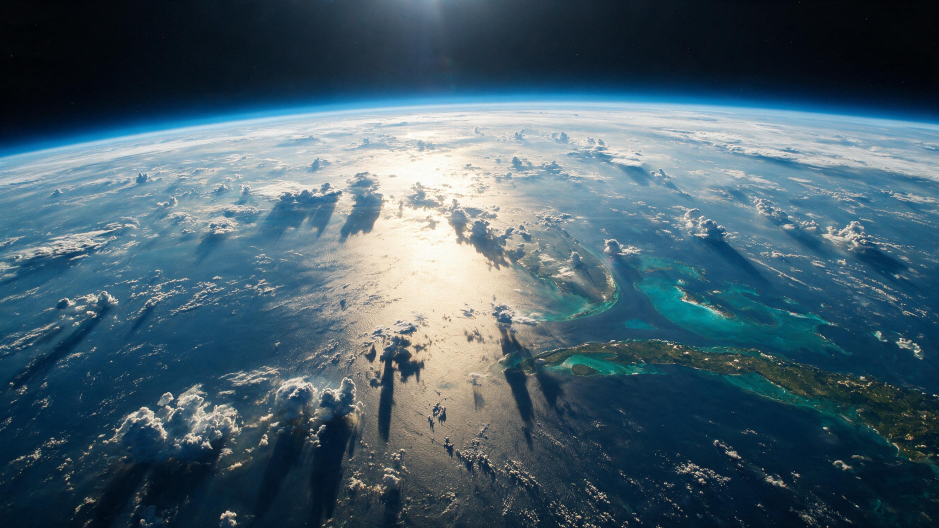
#> input picture references/approved/earth-close.jpg, 2816 x 1584 px, found by its file name (shown at 1/3 size)
$ python low.py
#> lines starting #> are read from the running program, lines starting #| are printed output that depends on the picture
import argparse
import json
import os
import sys

import cv2
import numpy as np
from PIL import Image

LEVELS = 6
STRENGTH = 0.08
VIGNETTE = 0.45
W, H = 1920, 1080
CLOSE = 'references/approved/earth-close.jpg'


def from_srgb(c):
    return np.where(c <= 0.04045, c / 12.92, ((c + 0.055) / 1.055) ** 2.4)


def to_srgb(c):
    c = np.clip(c, 0, 1)
    return np.where(c <= 0.0031308, c * 12.92, 1.055 * c ** (1 / 2.4) - 0.055)


def filmic(x):
    x = np.maximum(x, 0)
    a, b, c, d, e = 2.51, 0.03, 2.43, 0.59, 0.14
    return np.clip((x * (a * x + b)) / (x * (c * x + d) + e), 0, 1)


def inverse_filmic(y):
    y = np.clip(y, 0, 0.985)
    a, b, c, d, e = 2.51, 0.03, 2.43, 0.59, 0.14
    k = d * y - b
    return (-k - np.sqrt(np.maximum(k * k - 4 * (c * y - a) * e * y, 0))) / (2 * (c * y - a))


def vignette(w, h, amount):
    y, x = np.mgrid[0:h, 0:w]
    qx = ((x + 0.5) / w - 0.5) * (w / h)
    qy = (y + 0.5) / h - 0.5
    return (1 - amount) + amount / (1 + (qx * qx + qy * qy) * 0.9) ** 2


def fetch(img, u, v):
    h, w = img.shape[:2]
    return cv2.remap(img, (u * w - 0.5).astype(np.float32), (v * h - 0.5).astype(np.float32), cv2.INTER_LINEAR, borderMode=cv2.BORDER_REPLICATE)


def grid(w, h):
    v, u = np.mgrid[0:h, 0:w]
    return (u + 0.5) / w, (v + 0.5) / h


def down(src, first):
    sh, sw = src.shape[:2]
    w, h = max(2, -(-sw // 2)), max(2, -(-sh // 2))
    if first:
        src = np.clip(src, 0, 64)
        src = src / (1 + src.max(axis=2, keepdims=True) * 0.02)
    u, v = grid(w, h)
    tx, ty = 1 / sw, 1 / sh
    out = np.zeros((h, w, 3), np.float32)
    for dx, dy, k in [(0, 0, 0.125)] + [(a, b, 0.03125) for a in (-2, 2) for b in (-2, 2)] + [(0, 2, 0.0625), (0, -2, 0.0625), (2, 0, 0.0625), (-2, 0, 0.0625)] + [(a, b, 0.125) for a in (-1, 1) for b in (-1, 1)]:
        out += k * fetch(src, u + dx * tx, v + dy * ty)
    return out


def up(acc, base, radius=1.0):
    h, w = base.shape[:2]
    ah, aw = acc.shape[:2]
    u, v = grid(w, h)
    tx, ty = radius / aw, radius / ah
    s = np.zeros((h, w, 3), np.float32)
    for dx, dy, k in [(a, b, 1) for a in (-1, 1) for b in (-1, 1)] + [(0, 1, 2), (0, -1, 2), (1, 0, 2), (-1, 0, 2)] + [(0, 0, 4)]:
        s += k * fetch(acc, u + dx * tx, v + dy * ty)
    return s / 16 + base


def bloom(scene):
    downs = []
    src = scene.astype(np.float32)
    for i in range(LEVELS):
        src = down(src, i == 0)
        downs.append(src)
    acc = downs[-1]
    for i in range(LEVELS - 2, -1, -1):
        acc = up(acc, downs[i])
    return acc / LEVELS


def scene_of(code, vig):
    return inverse_filmic(from_srgb(code)) / vig[..., None]


def main():
    ap = argparse.ArgumentParser()
    ap.add_argument('--out', default=None)
    ap.add_argument('--check', default=None)
    a = ap.parse_args()
    close = np.asarray(Image.open(CLOSE).convert('RGB').resize((W, H), Image.LANCZOS)).astype(np.float64) / 255
    vig = vignette(W, H, VIGNETTE)
    scene = scene_of(close, vig)
#> in from_srgb, `return np.where(c <= 0.04045, c / 12.92, ((c + 0.055) / 1.055) ** 2.4)`:
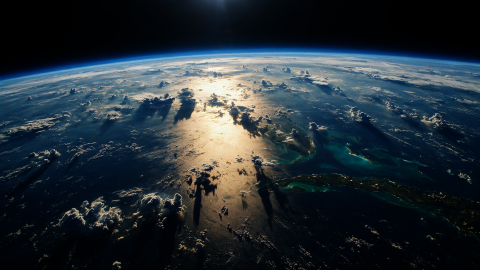
#> returned value: shape (1080, 1920, 3) float64 (shown at 1/4 size); mean of channels 0, 1, 2 0.15, 0.189, 0.216; drawn as R, G, B
#> in scene_of, `return inverse_filmic(from_srgb(code)) / vig[..., None]`:
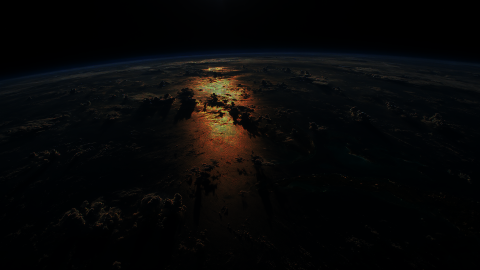
#> returned value: shape (1080, 1920, 3) float64 (shown at 1/4 size); mean of channels 0, 1, 2 0.211, 0.21, 0.211; drawn with min black and max white
    low = bloom(scene)
#> the loop in bloom, `for i in range(LEVELS):` made 6 passes
#> pass 1, in bloom, `src = down(src, i == 0)`:
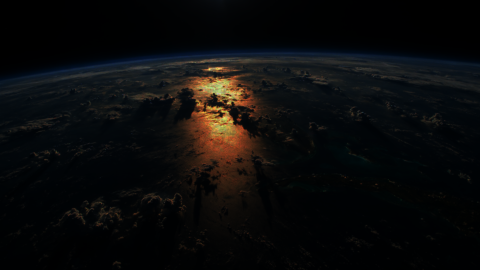
#> src: shape (540, 960, 3) float32 (shown at 1/2 size); mean R, G, B 0.204, 0.205, 0.208; drawn with min black and max white
#> after the loop in bloom, `for i in range(LEVELS):`: downs = 6 items
    u, v = grid(W, H)
    wide = fetch(low, u, v).astype(np.float64)
    seen = to_srgb(filmic(((1 - STRENGTH) * scene + STRENGTH * wide) * vig[..., None])) * 255
    target = close * 255
    luma = target.mean(axis=2)
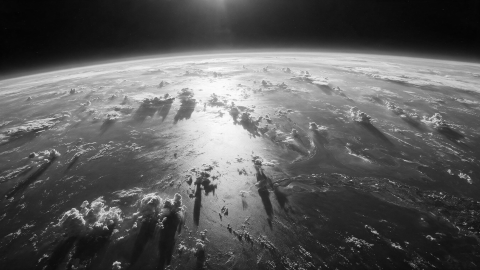
#> luma: shape (1080, 1920) float64 (shown at 1/4 size); min 0.667, max 255, mean 91.3
    below = np.arange(H)[:, None] > 260
    stats = {}
    for name, m in (('dark', (luma < 70) & below), ('mid', (luma >= 70) & (luma < 130) & below), ('bright', (luma > 200) & below)):
        stats[name] = [round(float(x), 2) for x in (seen[m] - target[m]).mean(axis=0)]
#> this loop made 3 passes
#> name on passes 1 to 3: 'dark', 'mid', 'bright'
#> after the loop, stats = {'dark': [1.18, 0.84, 0.57], 'mid': [2.28, 1.15, 0.63], 'bright': [-0.32, -0.34, -0.4]}
    band = (seen[180:220, 600:1320] - target[180:220, 600:1320]).reshape(-1, 3).mean(axis=0)
#> band = [6.06, 2.18, 1.1]
    stats['band'] = [round(float(x), 2) for x in band]
    print('bloom alone, seen minus close image:', json.dumps(stats))
#| bloom alone, seen minus close image: {"dark": [1.18, 0.84, 0.57], "mid": [2.28, 1.15, 0.63], "bright": [-0.32, -0.34, -0.4], "band": [6.06, 2.18, 1.1]}
    pre = (scene - STRENGTH * wide) / (1 - STRENGTH)
    again = fetch(bloom(np.maximum(pre, 0)), u, v).astype(np.float64)
    back = to_srgb(filmic(((1 - STRENGTH) * np.maximum(pre, 0) + STRENGTH * again) * vig[..., None])) * 255
    err = back - target
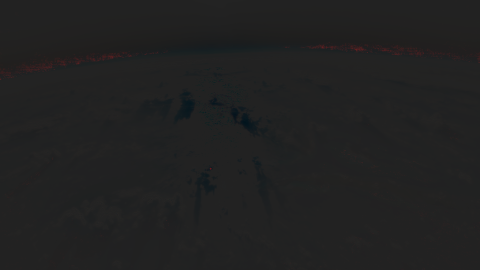
#> err: shape (1080, 1920, 3) float64 (shown at 1/4 size); mean R, G, B -0.0405, -0.0321, -0.0237; drawn with min black and max white
    print('with the low map taken out first: mean abs %.3f, p99 abs %.2f, negative scene share %.5f' % (np.abs(err).mean(), np.percentile(np.abs(err), 99), float((pre < 0).any(axis=2).mean())))
#| with the low map taken out first: mean abs 0.054, p99 abs 0.47, negative scene share 0.01345
    if a.check:
        still = np.asarray(Image.open(a.check).convert('RGB')).astype(np.float64)
        for name, m in (('dark', (luma < 70) & below), ('mid', (luma >= 70) & (luma < 130) & below), ('bright', (luma > 200) & below)):
            print('still', name, [round(float(x), 2) for x in (still[m] - target[m]).mean(axis=0)])
        print('still band', [round(float(x), 2) for x in (still[180:220, 600:1320] - target[180:220, 600:1320]).reshape(-1, 3).mean(axis=0)])
    code = np.clip(np.round(to_srgb(filmic(low * 1.0)) * 255), 0, 255).astype(np.uint8)
#> in filmic (call 3), `return np.clip((x * (a * x + b)) / (x * (c * x + d) + e), 0, 1)`:
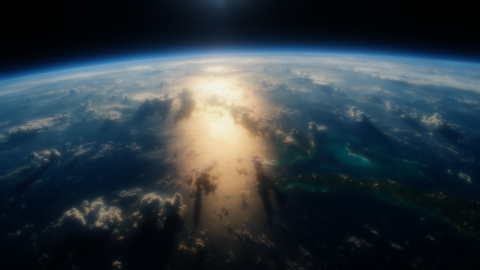
#> returned value: shape (540, 960, 3) float32 (shown at 1/2 size); mean of channels 0, 1, 2 0.185, 0.229, 0.258; drawn as R, G, B
#> in to_srgb (call 3), `return np.where(c <= 0.0031308, c * 12.92, 1.055 * c ** (1 / 2.4) - 0...`:
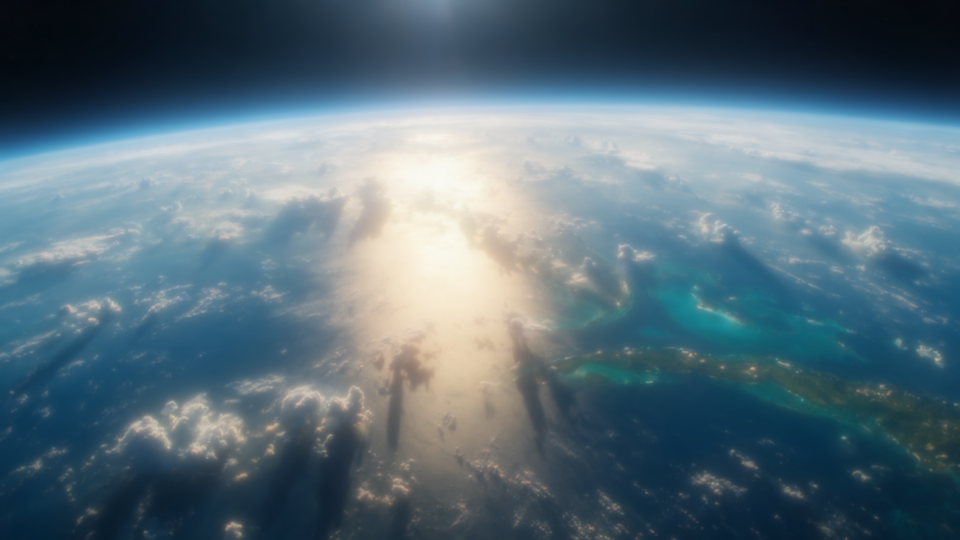
#> returned value: shape (540, 960, 3) float32; mean of channels 0, 1, 2 0.349, 0.437, 0.484; drawn as R, G, B
    for name in ('full', 'web'):
        folder = os.path.join(a.out, name) if a.out else os.path.join('public/assets/earth', name)
        if a.out is None and not os.path.isdir(folder):
            sys.exit('missing ' + folder)
        os.makedirs(folder, exist_ok=True)
        path = os.path.join(folder, 'relief-low.webp')
        Image.fromarray(code).save(path, lossless=True, method=6)
        print(path, code.shape[1], 'x', code.shape[0], os.path.getsize(path), 'bytes')
    if a.out is None:
        path = 'src/stops/earth/relief.json'
        d = json.load(open(path))
        d['low'] = {'file': 'relief-low.webp'}
        json.dump(d, open(path, 'w'), indent=1)
        print(path, 'low', d['low'])


if __name__ == '__main__':
#> (the run stopped early here; a loop or call above may not have finished)

$ run again, with references/approved/uranus-close.jpg copied over references/approved/earth-close.jpg
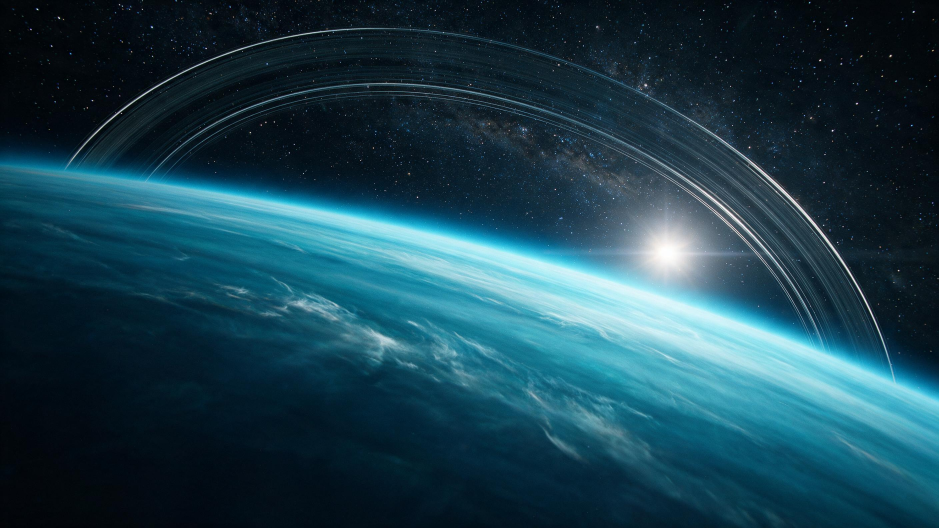
#> input picture references/approved/uranus-close.jpg, 2816 x 1584 px, found by its file name (shown at 1/3 size)
#> after the loop in bloom, `for i in range(LEVELS):`: downs = 6 items
#> in main, `luma = target.mean(axis=2)`:
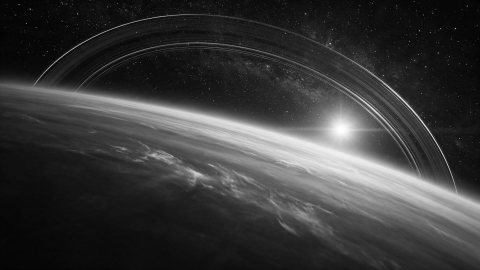
#> luma: shape (1080, 1920) float64 (shown at 1/4 size); min 0, max 255, mean 57
#> the loop in main, `for name, m in (('dark', (luma < 70) & below), ('mid', (luma >= 70) & ..` made 3 passes
#> name on passes 1 to 3: 'dark', 'mid', 'bright'
#> after the loop in main, `for name, m in (('dark', (luma < 70) & below), ('mid', (luma >= 70) & ..`: stats = {'dark': [0.39, 0.7, 0.83], 'mid': [0.96, 0.9, 0.95], 'bright': [-0.83, -0.37, -0.23]}
#> band = [0.183, 0.288, 0.351]
#| bloom alone, seen minus close image: {"dark": [0.39, 0.7, 0.83], "mid": [0.96, 0.9, 0.95], "bright": [-0.83, -0.37, -0.23], "band": [0.18, 0.29, 0.35]}
#| with the low map taken out first: mean abs 0.038, p99 abs 0.31, negative scene share 0.04469
#> in filmic (call 3), `return np.clip((x * (a * x + b)) / (x * (c * x + d) + e), 0, 1)`:
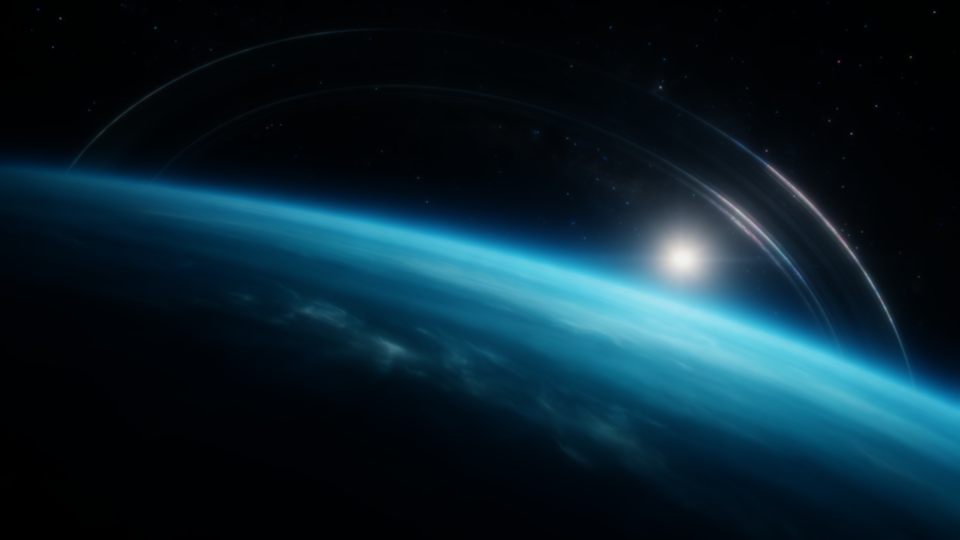
#> returned value: shape (540, 960, 3) float32; mean of channels 0, 1, 2 0.0441, 0.137, 0.181; drawn as R, G, B
